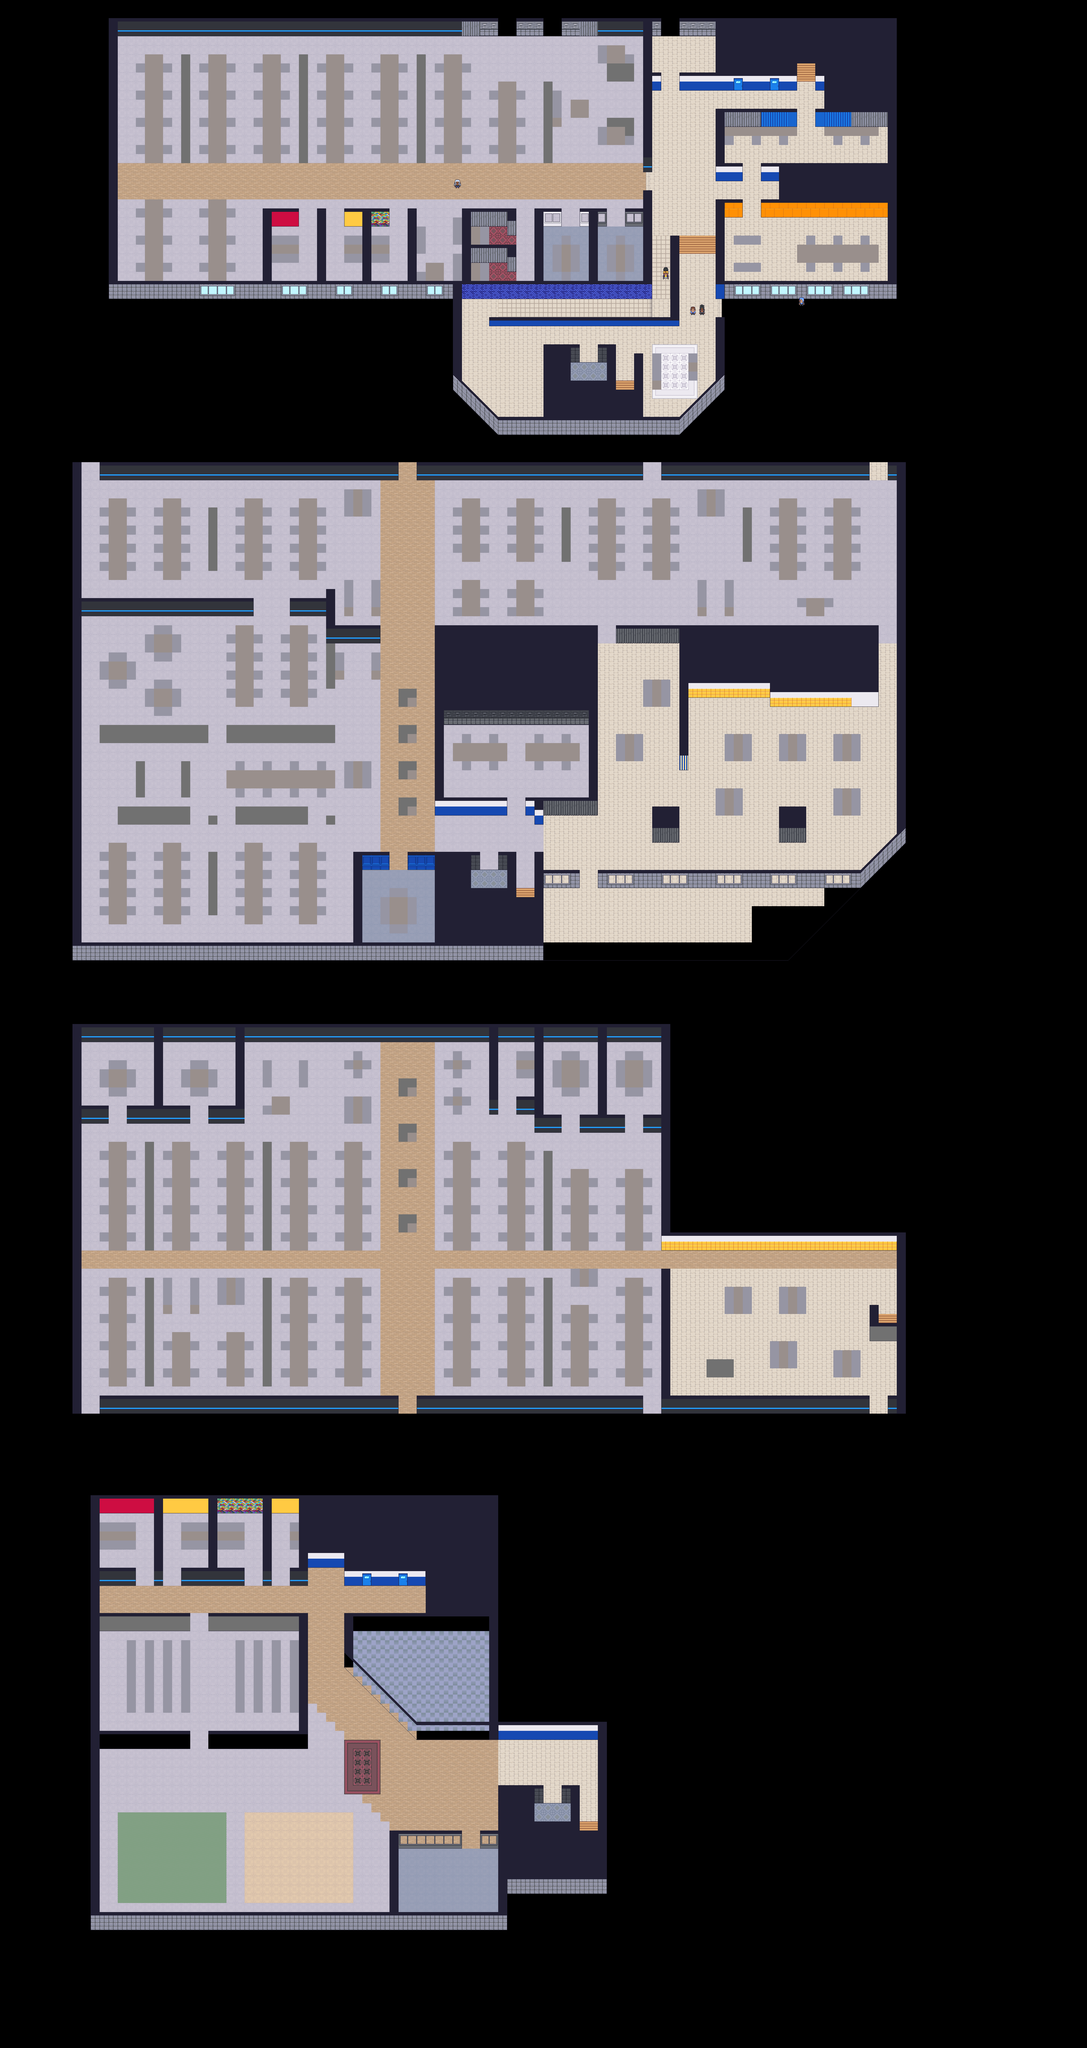

A 2D game scene composited from a Tiled map and its tileset images. What follows is a short description and the map's XML, with each tile layer's data collapsed to a summary:
An orthogonal 120x226 tile map with 32x32 px tiles, 4 tile layers (Walls and Floors 1, Walls and Floors 2, toppers, Avatars), 1 hidden layer not drawn, 6 tilesets and 3 objects.

<map version="1.10" tiledversion="1.10.1" orientation="orthogonal" renderorder="right-down" width="120" height="226" tilewidth="32" tileheight="32" infinite="0" nextlayerid="7" nextobjectid="5">
 <tileset firstgid="1" source="../../../tilesets/gather_floors_4.x.tsx" />
 <tileset firstgid="3761" source="../../../tilesets/gather_walls_3.x.tsx" />
 <tileset firstgid="10145" source="../../../tilesets/gather_shadows_2.x.tsx" />
 <tileset firstgid="10349" source="../../../tilesets/deprecated tilesheets/gather_floors_2_exploration.tsx" />
 <tileset firstgid="18509" source="../../../tilesets/gather_architecture_features.tsx" />
 <tileset firstgid="22253" source="../../../tilesets/Avatars/Avatar Lineups.tsx" />
 <layer id="1" name="Walls and Floors 1" width="120" height="226">
  <data>[27120 cells, 13246 non-empty, 56 distinct tile ids]</data>
 </layer>
 <layer id="4" name="Walls and Floors 2" width="120" height="226">
  <data>[27120 cells, 635 non-empty, 34 distinct tile ids]</data>
 </layer>
 <layer id="2" name="toppers" width="120" height="226">
  <data>[27120 cells, 3489 non-empty, 35 distinct tile ids]</data>
 </layer>
 <layer id="5" name="Avatars" width="120" height="226">
  <data>[27120 cells, 10 non-empty, 10 distinct tile ids]</data>
 </layer>
 <objectgroup id="6" name="Object Layer 1">
  <object id="1" x="970.836" y="2143.06" width="300" height="200">
   <text fontfamily="Segoe UI" pixelsize="120" wrap="1">Tech</text>
  </object>
  <object id="3" x="452.775" y="3218.34" width="1200" height="300">
   <text fontfamily="Segoe UI" pixelsize="120" wrap="1">Operations and Revenue Operations</text>
  </object>
  <object id="4" x="2906.84" y="2065.06" width="82.3281" height="17.875">
   <text wrap="1">Finance</text>
  </object>
 </objectgroup>
 <imagelayer id="3" name="Image Layer 1" visible="0" locked="1" opacity="0.9" offsetx="0" offsety="3000">
  <image source="map 3.png" width="3183" height="1737" />
 </imagelayer>
</map>
